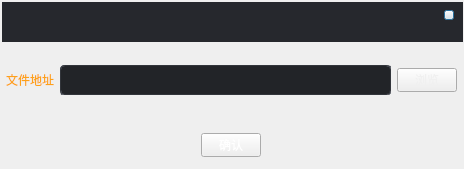
<?xml version="1.0" encoding="UTF-8"?>
<ui version="4.0">
 <class>OpenDialog</class>
 <widget class="QDialog" name="OpenDialog">
  <property name="geometry">
   <rect>
    <x>0</x>
    <y>0</y>
    <width>464</width>
    <height>169</height>
   </rect>
  </property>
  <property name="windowTitle">
   <string>OpenDialog</string>
  </property>
  <property name="styleSheet">
   <string notr="true">QDialog
{
	border-image: url(:/Live/Resources/Open.png);
}</string>
  </property>
  <layout class="QHBoxLayout" name="horizontalLayout">
   <property name="spacing">
    <number>0</number>
   </property>
   <property name="margin">
    <number>1</number>
   </property>
   <item>
    <widget class="QWidget" name="widget" native="true">
     <property name="styleSheet">
      <string notr="true">QWidget#widget
{
	
	
}
</string>
     </property>
     <widget class="QWidget" name="widget_2" native="true">
      <property name="geometry">
       <rect>
        <x>1</x>
        <y>1</y>
        <width>461</width>
        <height>40</height>
       </rect>
      </property>
      <property name="styleSheet">
       <string notr="true">QWidget#widget_2
{
	
	background-color: rgb(38, 40, 45);
}</string>
      </property>
      <widget class="QLabel" name="label">
       <property name="geometry">
        <rect>
         <x>10</x>
         <y>10</y>
         <width>15</width>
         <height>14</height>
        </rect>
       </property>
       <property name="text">
        <string/>
       </property>
      </widget>
      <widget class="QLabel" name="Title_label">
       <property name="geometry">
        <rect>
         <x>30</x>
         <y>8</y>
         <width>171</width>
         <height>16</height>
        </rect>
       </property>
       <property name="minimumSize">
        <size>
         <width>170</width>
         <height>0</height>
        </size>
       </property>
       <property name="styleSheet">
        <string notr="true">color: rgb(234, 126, 24);</string>
       </property>
       <property name="text">
        <string/>
       </property>
      </widget>
      <widget class="QPushButton" name="Close_pushButton">
       <property name="geometry">
        <rect>
         <x>442</x>
         <y>8</y>
         <width>10</width>
         <height>10</height>
        </rect>
       </property>
       <property name="styleSheet">
        <string notr="true">QPushButton#Close_pushButton{
	
	border-image: url(:/Close/Resources/Close_Normal.png);
}
QPushButton#Close_pushButton:hover{
	
	border-image: url(:/Close/Resources/Close_Hover.png);
}
QPushButton#Close_pushButton:disabled{
	
	border-image: url(:/Close/Resources/Close_Disabled.png);
}
QPushButton#Close_pushButton:checked{
	
	border-image: url(:/Close/Resources/Close_checked.png);
}</string>
       </property>
       <property name="text">
        <string/>
       </property>
      </widget>
     </widget>
     <widget class="QPushButton" name="OK_pushButton">
      <property name="geometry">
       <rect>
        <x>200</x>
        <y>132</y>
        <width>60</width>
        <height>24</height>
       </rect>
      </property>
      <property name="styleSheet">
       <string notr="true">QPushButton#OK_pushButton
{
	border-image: url(:/SeedUI/Resources/SeedUI/SmallButtonYellow.png);
	font: 75 12px &quot;微软雅黑&quot;;
	color: rgb(255, 255, 255);
}

QPushButton#OK_pushButton:hover
{
	border-image: url(:/SeedUI/Resources/SeedUI/SmallButtonYellow_H.png);
}

QPushButton#OK_pushButton:checked
{
	border-image: url(:/SeedUI/Resources/SeedUI/SmallButtonYellow_C.png);
}

</string>
      </property>
      <property name="text">
       <string>确认</string>
      </property>
     </widget>
     <widget class="QWidget" name="layoutWidget">
      <property name="geometry">
       <rect>
        <x>0</x>
        <y>40</y>
        <width>461</width>
        <height>81</height>
       </rect>
      </property>
      <layout class="QHBoxLayout" name="horizontalLayout_2">
       <property name="leftMargin">
        <number>5</number>
       </property>
       <property name="topMargin">
        <number>8</number>
       </property>
       <property name="rightMargin">
        <number>5</number>
       </property>
       <item>
        <widget class="QLabel" name="label_2">
         <property name="styleSheet">
          <string notr="true">color: rgb(254, 161, 24);
font: 75 14px &quot;微软雅黑&quot;;</string>
         </property>
         <property name="text">
          <string>文件地址</string>
         </property>
        </widget>
       </item>
       <item>
        <widget class="QLineEdit" name="File_lineEdit">
         <property name="minimumSize">
          <size>
           <width>0</width>
           <height>30</height>
          </size>
         </property>
         <property name="styleSheet">
          <string notr="true">border-width:  1px 40px 40px 40px ;
border-radius : 4px;
border-width: 1px;
border-style: none;
border:1px groove rgb(50,53,59);border-radius:4px;

font: 12px &quot;微软雅黑&quot;;
color: rgb(166, 166, 166);

background-color: rgb(34, 36, 40);</string>
         </property>
         <property name="text">
          <string/>
         </property>
        </widget>
       </item>
       <item>
        <widget class="QPushButton" name="Browse_pushButton">
         <property name="minimumSize">
          <size>
           <width>60</width>
           <height>24</height>
          </size>
         </property>
         <property name="maximumSize">
          <size>
           <width>60</width>
           <height>24</height>
          </size>
         </property>
         <property name="styleSheet">
          <string notr="true">
QPushButton
{
	font: 75 12px &quot;微软雅黑&quot;;
	color: rgb(240, 240, 240);
	border-image: url(:/SeedUI/Resources/SeedUI/SmallButton.png);
}

QPushButton:hover
{
	border-image: url(:/SeedUI/Resources/SeedUI/SmallButton_H.png);
}

QPushButton:checked
{
	border-image: url(:/SeedUI/Resources/SeedUI/SmallButton_C.png);
}
</string>
         </property>
         <property name="text">
          <string>浏览</string>
         </property>
        </widget>
       </item>
      </layout>
     </widget>
    </widget>
   </item>
  </layout>
 </widget>
 <layoutdefault spacing="6" margin="11"/>
 <resources>
  <include location="rdzbdemo.qrc"/>
 </resources>
 <connections/>
</ui>
